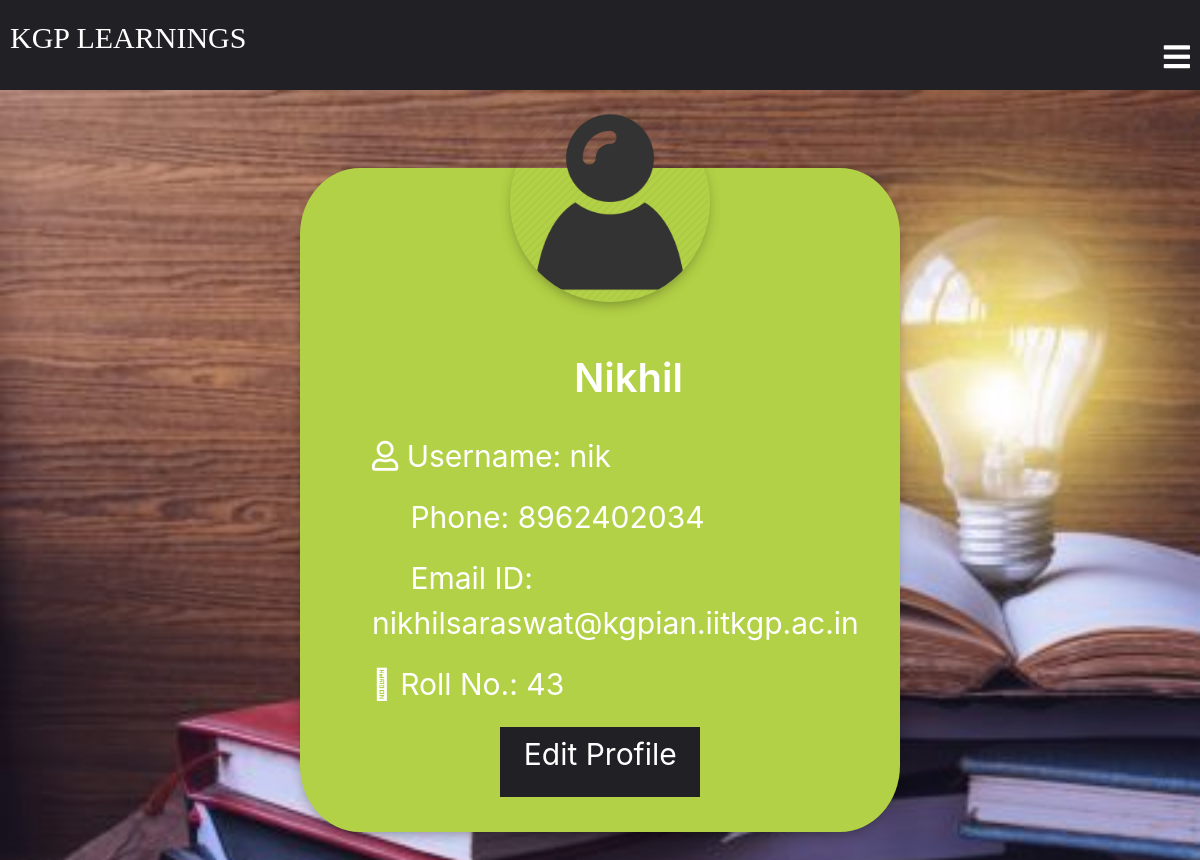
Page /classroom/student/16/ (signed in) on the committed database.
### classroom/models.py (models this page shows, shortened)
class Student(models.Model):
    user = models.OneToOneField(
        User, on_delete=models.CASCADE, primary_key=True, related_name='Student')
    phone = models.IntegerField()
    student_profile_pic = models.ImageField(
        upload_to="classroom/student_profile_pic", blank=True)
    name = models.CharField(max_length=250)
    email = models.EmailField(max_length=254)
    roll_no = models.CharField(max_length=50)
    class Meta:
        ordering = ['roll_no']

class User(AbstractUser):
    is_teacher = models.BooleanField(default=False)
    is_student = models.BooleanField(default=False)

### classroom/views.py (the view)
# urls.py: path('student/<int:pk>/',views.StudentDetailView.as_view(),name="student_detail"),
class StudentDetailView(LoginRequiredMixin, DetailView):
    context_object_name = "student"
    model = models.Student
    template_name = 'classroom/student_detail_page.html'

### template/classroom/student_detail_page.html (shortened to what this page needs)
{% extends 'classroom/base.html' %}
{% load static %}
{% block content %}
<div class="profile">
  <div class="profile-box">
    {% if student.student_profile_pic %}
    <img src="{{ student.student_profile_pic.url }}">
    {% else %}
    <img src="{% static 'images/login-avatar.PNG' %}" alt="">
    {% endif %}
    <div class="profile-details">
      <h1>{{ student.name }}</h1>
      <br>
      <p><i class="far fa-user"></i> Username: {{ student.user.username }}</p>
      <p><i class="far fa-phone"></i> Phone: {{ student.phone }}</p>
      <p><i class="far fa-envelope-open-text"></i> Email ID: {{ student.email }}</p>
      <p><i class="fal fa-user-tag"></i> Roll No.: {{ student.roll_no }}</p>
      <a href="{% url 'classroom:student_update' pk=user.pk %}">
        <p class="edit-button">Edit Profile</p>
      </a>
    </div>
  </div>
</div>
{% endblock %}

### static/css/newbase.css (style rules this page uses)
.profile { margin:0; padding: 0; position: absolute; width:100%; height: 100vh; display:flex; justify-content: center; align-items: center; }
.profile img { position: absolute; margin: 0; width: 100%; height: 100%; object-fit: cover; background-attachment: fixed; }
.profile-box { width: 600px; margin-top: 20px; background: #b3d146; position: absolute; padding: 15px; border-radius: 10%; box-shadow: 0 5px 15px -5px #00000070 }
.profile-box img { width: 200px; height: 200px; border-radius: 50%; top: -10%; left: 35%; box-shadow: 0 5px 15px -5px #00000070 }
.profile-details { color: white; margin-top: 30%; margin-left: 10%; }
.profile-details h1 { font-size: 40px; font-weight: 600; text-align: center; }
.profile-details p { font-size: 30px; font-weight: 400; }
.profile-details .edit-button { margin: 20px; margin-left: 25%; height: 70px; width: 200px; text-align: center; background: #212125; text-decoration: none; color: white; padding: 5px; }

### rows in the picture
Student: name "Nikhil", user.username "nik", phone "8962402034", email "nikhilsaraswat@kgpian.iitkgp.ac.in", roll_no "43"
